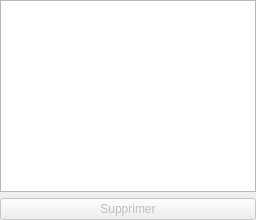
<?xml version="1.0" encoding="UTF-8"?>
<ui version="4.0">
 <class>LinkPanel</class>
 <!-- Panneau « Liens » (LOT-37, mise en page descendue du C++ au LOT-68). Les libelles poses ici
      sont des reperes pour Qt Designer : retranslateUi les remplace tous (EX-REN-033). -->
 <widget class="QWidget" name="LinkPanel">
  <layout class="QVBoxLayout" name="layout">
   <property name="leftMargin"><number>0</number></property>
   <property name="topMargin"><number>0</number></property>
   <property name="rightMargin"><number>0</number></property>
   <property name="bottomMargin"><number>0</number></property>
   <item>
    <widget class="QTableView" name="table">
     <property name="selectionBehavior"><enum>QAbstractItemView::SelectRows</enum></property>
     <property name="selectionMode"><enum>QAbstractItemView::SingleSelection</enum></property>
     <property name="editTriggers"><set>QAbstractItemView::NoEditTriggers</set></property>
    </widget>
   </item>
   <item>
    <widget class="QPushButton" name="deleteButton">
     <property name="enabled"><bool>false</bool></property>
     <property name="text"><string>Supprimer</string></property>
    </widget>
   </item>
  </layout>
 </widget>
 <resources/>
 <connections/>
</ui>
